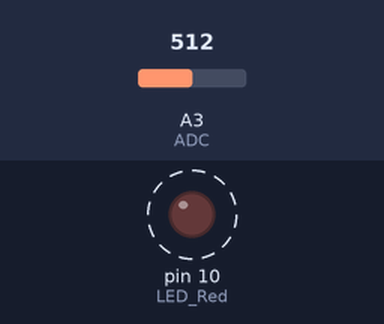
Bench run of a sketch on a simulated Arduino Uno, built with avr-gcc and run on an emulated ATmega328P. Shown: output pins drawn as LEDs (lit = HIGH). Dashed ring = blinking. The test bench sets the inputs (shaded band); at power-on: A3 (ADC) = 512. What the sketch prints to the serial monitor is not drawn.

Above: at 0.8 s.
Timing chart, 0 to 3.3 s (numbered marks = the images above):
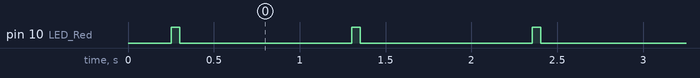

The sketch:

CWX-3_Test_Code_Battery_Voltage.ino
```cpp
/*
  Dave Williams, DitroniX 2019-2025 (ditronix.net)
  AQIX and CWX-3 Compact Weather Station ESP32-C3 Series Board
  Features include ESP32-C3, CR123A, BME280, SFH2440 Light Sensor, SCD40, USB D1 Flashing Compatible, Battery Sensor

  PCA 1.2409.101 - Compact Weather Station - Basic Bring Up Test Code - 28th Sepember 2024

  Simplified Board Bring Up Test - Battery Voltage and Percentage DCV_IN.  Report to Serial Print.

  Remember!
  - Set the BOARD to Use ESP32C3 Dev Module (or similar).
  - You can also set the BAUD rate up to 921600 to speed up flashing.
  - The SDK does NOT need external power to flash.  It will take Power from the USB 5V.
  - The Serial Monitor is configured for BAUD 115200

  The purpose of this test code is to cycle through the various main functions of the board as part of bring up testing.
  .
  This test code is OPEN SOURCE and formatted for easier viewing.  Although is is not intended for real world use, it may be freely used, or modified as needed.
  It is distributed on an "AS IS" BASIS, WITHOUT WARRANTIES OR CONDITIONS OF ANY KIND, either express or implied.

  Further information, details and examples can be found on our website or github.com/DitroniX
*/

// Libraries

// ****************  VARIABLES / DEFINES / STATIC ****************

// Constants
const int LoopDelay = 1; // Loop Delay in Seconds

// Variables
float ADC_Voltage;
float ADC_Calibration;
int Battery_Percentage;

// **************** OUTPUTS ****************
#define LED_Red 10 // Red LED
#define LED_Green 18 // Gren LED
#define LED_Blue 19 // Blue LED

// **************** INPUTS ****************
#define ADC 3  // Define ADC (0 DC - 1V DC)

// ######### FUNCTIONS #########

// Map float values to percentages
float MapValues(float x, float DC_Min, float DC_Max, float Percentage_Min, float Percentage_Max) {
  return (x - DC_Min) * (Percentage_Max - Percentage_Min) / (DC_Max - DC_Min) + Percentage_Min;
}

// ######### SETUP #########
void setup() {

  // Stabalise
  delay(250);

  // Initialise UART:
  Serial.begin(115200, SERIAL_8N1);  //115200
  while (!Serial);
  Serial.println("");

  // LEDs
  pinMode(LED_Red, OUTPUT);

  // LEDs Default Off State
  digitalWrite(LED_Red, LOW);

  Serial.println("AQIX or CWX3 Configured...");

}

// ######### LOOP #########
void loop() {

  // Read Battery or 3V3 Voltage
  ADC_Calibration = 3.300;         // Adjust as needed for final calibration of ADC_Voltage.
  ADC_Voltage = (analogRead(ADC) * ADC_Calibration) / 4095;

  // Update the displayed info
  Serial.print("ADC Value \t");
  Serial.print(analogRead(ADC));

  Serial.print("\tADC Voltage ");
  Serial.print(ADC_Voltage);
  Serial.print(" V ");

  Battery_Percentage = MapValues(ADC_Voltage, 2.6, 3.0, 0, 100);  // Typically 2.6V Minimum and 3.0 Maximum

  Serial.print("Battery ");
  Serial.print(Battery_Percentage);
  Serial.print(" % ");

  if (Battery_Percentage > 100) {
    Serial.print("\t (Probably DC Powered)");
  }

  Serial.println("\n");

  // Heatbeat LED
  digitalWrite(LED_Red, HIGH);
  delay(50);
  digitalWrite(LED_Red, LOW);

  // Loop Delay
  delay(LoopDelay * 1000);
}
```

Measured:
- by itself, pin 10 (LED_Red): alternates HIGH for 0.05 s and LOW for 1.0 s
